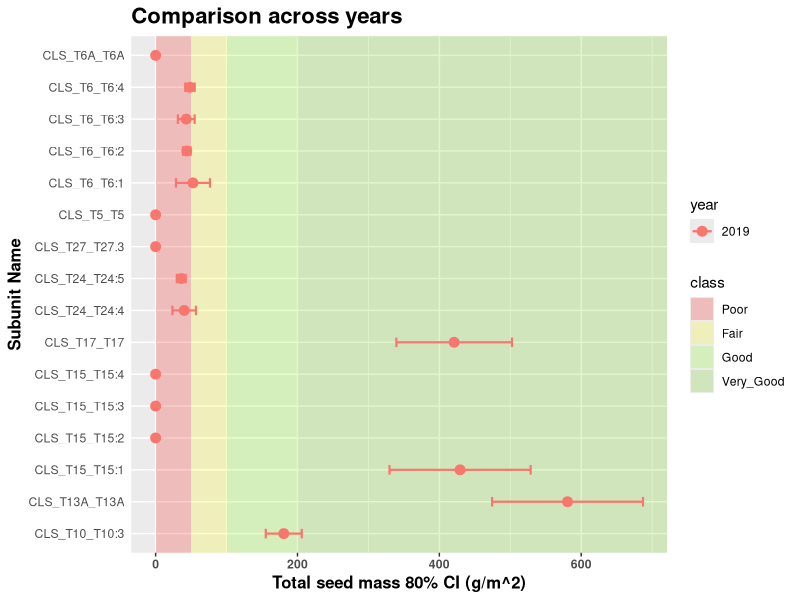
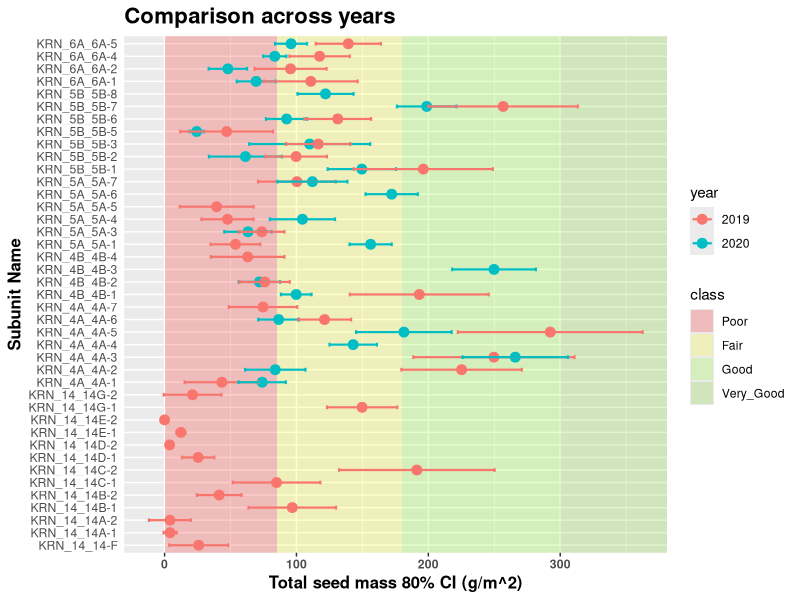
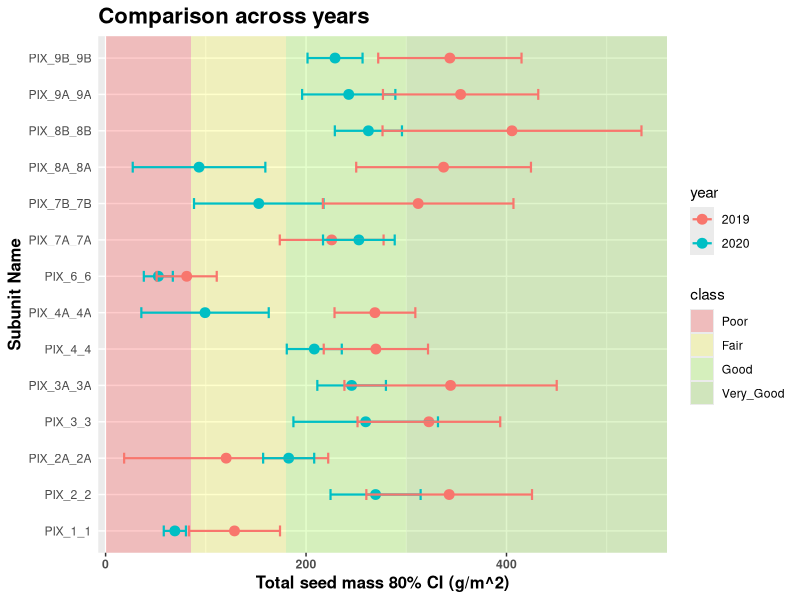
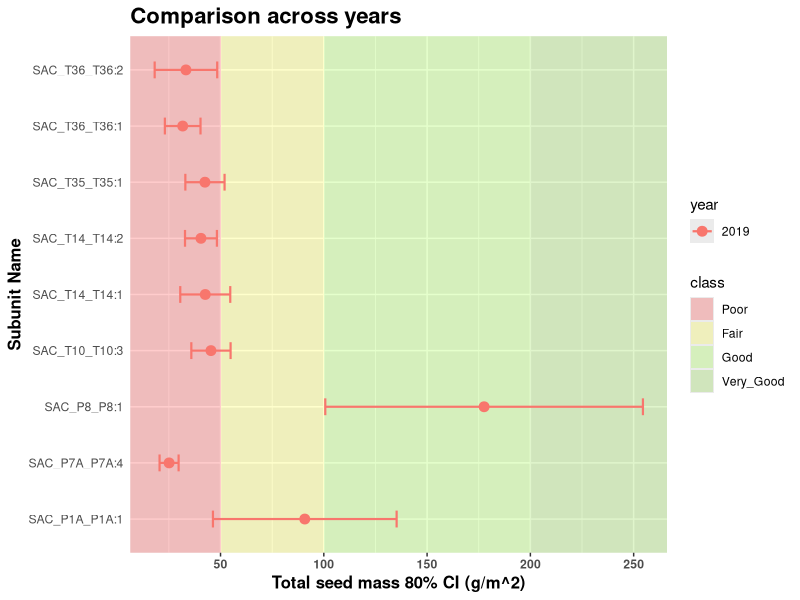
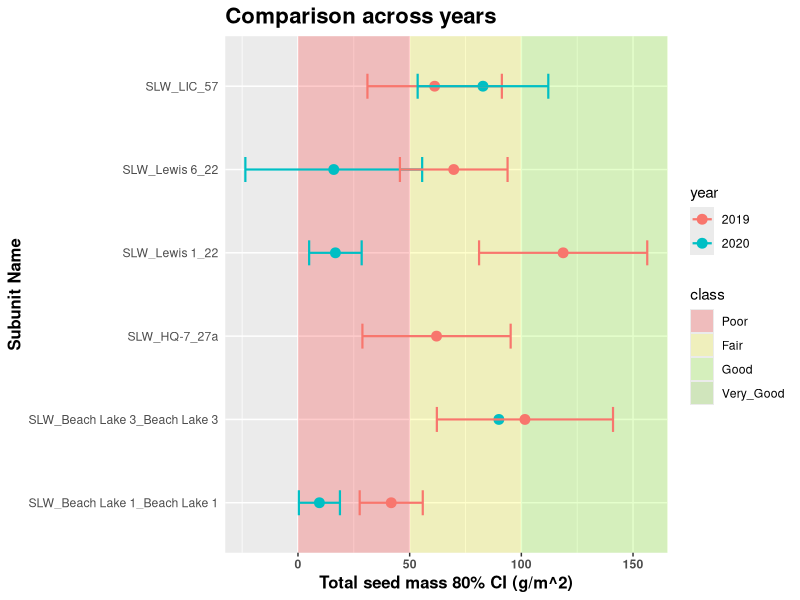
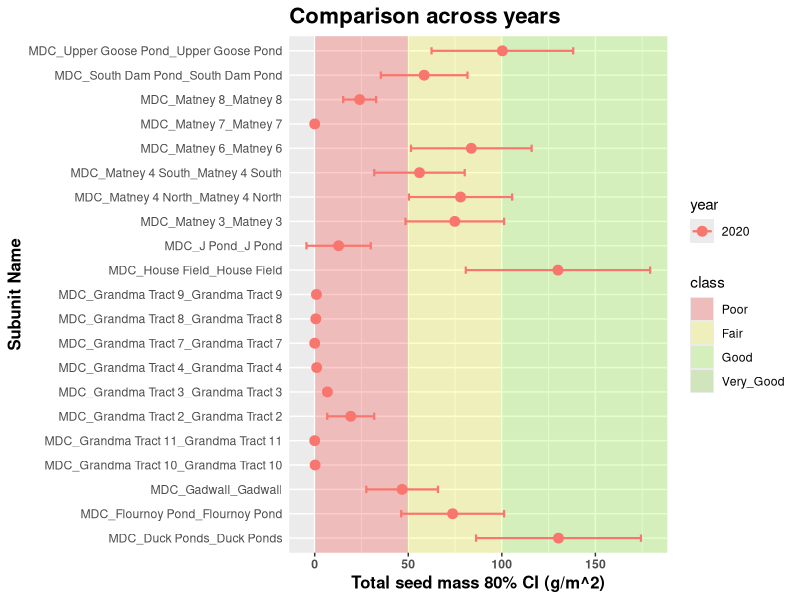
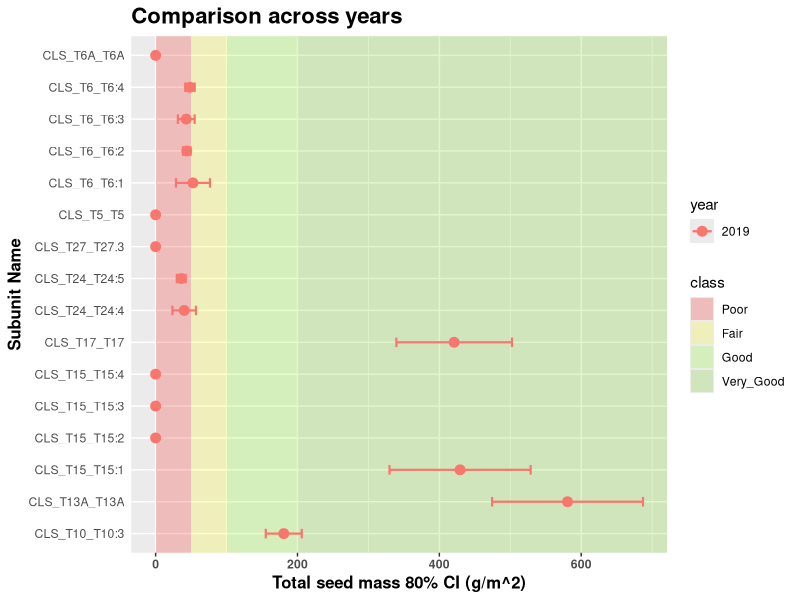
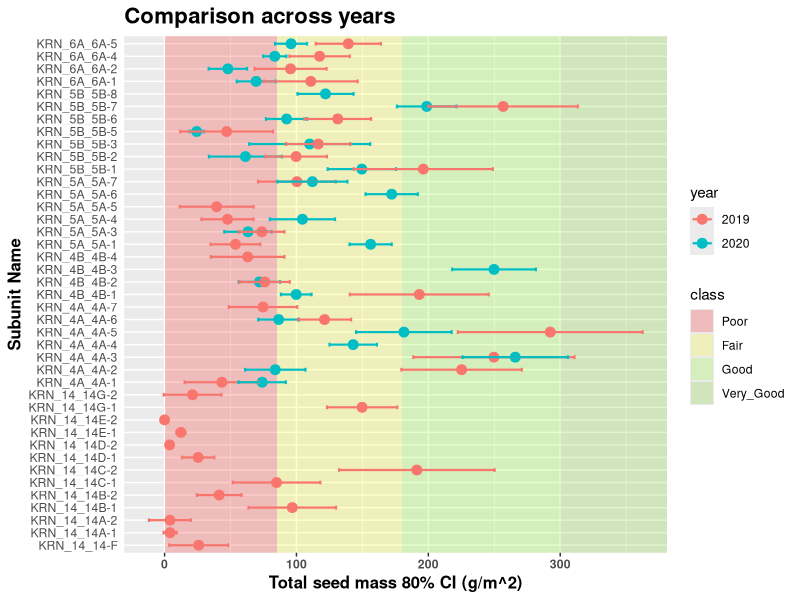

The R source for these figures, in order:
## ---- chunk 1

knitr::opts_chunk$set(echo = TRUE)
library(rmarkdown)
library(tidyverse)
library(knitr)
library(kableExtra)


## ---- chunk 2

# In the future, this chunk should join all years available or
# use a file with all years that is automatically created at the server.

gm2_2019 <-read.csv("qdt_mass_g_m2_2019.txt") %>%
  dplyr::select(-X) %>%
  mutate(year = 2019)

gm2_2020 <-read.csv("qdt_mass_g_m2_2020.txt") %>%
  dplyr::select(-X) %>%
  mutate(year = 2020)

whap_su_years <- bind_rows(gm2_2019, gm2_2020) %>%
  mutate(year = factor(year))

viaClass <- read.csv("WHAP_Viability_20210610.csv") %>%
  pivot_longer(cols = c(Poor, Fair, Good, Very_Good),
               names_to = "class",
               values_to = "lower_bound") %>%
  pivot_wider(names_from = LIT,
              values_from = lower_bound) %>%
  mutate(class = fct_reorder(class, KRN, mean),
         class_color = c("red", "yellow", "chartreuse", "chartreuse3"),
         class = factor(class, ordered = TRUE))


## ---- chunk 3

# Potential improvement: The user can select what years and subunits to compare
# by providing vectors with their names.

plot_years <- function(spp = c("total"),
                       data = whap_su_years) {
  # whap_su_years is a df containing the subunit estimates in all refuges all years
  # it contains a column named year
  # check that data has the correct format
  
  year_plots <- list()
  
  for (i in unique(data$LIT)) { # this has to be modified for more than one species
    
    data_i <- data %>% dplyr::filter(LIT == i)
    
    # in the future, use the spp argument to determine what will be plotted
    
    year_plots[[i]] <-
                 ggplot(data = data_i %>% arrange(tot_g_m2),
                        aes(x = subunit_ID,
                            y = tot_g_m2,
                            color = year)) +
                 ggtitle("Comparison across years") +
                 geom_rect(data = viaClass,
                           inherit.aes = FALSE,
                           aes(NULL,
                               NULL,
                               xmin = -Inf,
                               xmax = Inf,
                               fill = class),
                           ymin = unlist(viaClass[, i]),
                           ymax = unlist(c(viaClass[-1, i], Inf))) +
                 scale_fill_manual(values = alpha(c("red",
                                                    "yellow",
                                                    "chartreuse",
                                                    "chartreuse3"),
                                                  0.2)) +
                 geom_point(size = 3) +
                 xlab('Subunit Name') +
                 ylab("Total seed mass 80% CI (g/m^2)") +
                 geom_errorbar(aes(ymin = CI80lwr,
                                   ymax = CI80upr),
                               width = 0.3,
                               cex = 0.75) +
                 theme(plot.title = element_text(size = 16, face = "bold"),
                       axis.ticks.y = element_blank(),
                       axis.text.x = element_text(face = "bold"),
                       axis.title = element_text(size = 12,
                                                 face = "bold"),
                       strip.text.y = element_text(hjust = 0,
                                                   vjust = 1,
                                                   angle = 180,
                                                   face = "bold")) +
                 coord_flip()
    print(year_plots[[i]])
  }
  return(year_plots)
}

plot_years()
